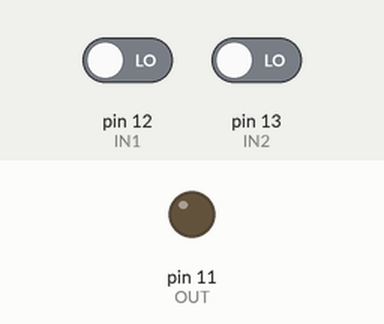
The sketch below on a simulated Arduino Uno, built with avr-gcc and run on an emulated ATmega328P. On the bench: output pins drawn as LEDs (lit = HIGH). The test bench sets the inputs (shaded band); at power-on: pin 12 (IN1) LOW, pin 13 (IN2) LOW.

Above: at 3.8 s.
3.9 s: pin 12 (IN1) driven HIGH
At 4.17 s:
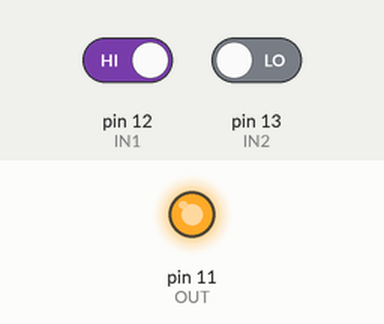
8.0 s: pin 12 (IN1) driven LOW
At 8.6 s:
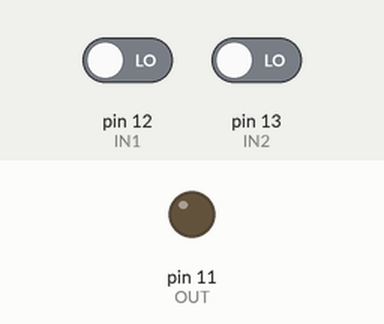
9.5 s: pin 13 (IN2) driven HIGH
At 10.12 s:
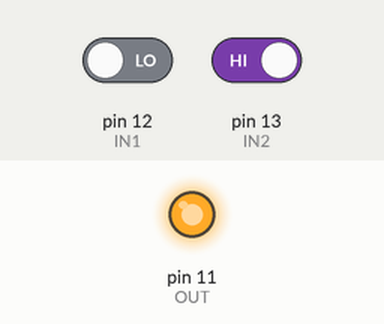
Timing chart, 0 to 19.7 s (numbered marks = the images above; inputs shaded):
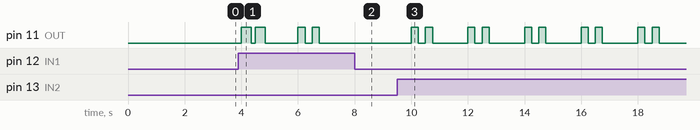

Measured:
- after the input at 3.9 s, pin 11 (OUT): LOW → HIGH after 0.10 s, → LOW 0.35 s later, → HIGH 0.15 s later, → LOW 0.35 s later, … (8 changes in this stretch)
- after the input at 8.0 s, pin 11 (OUT): stops changing and stays LOW
- after the input at 9.5 s, pin 11 (OUT): LOW → HIGH after 0.50 s, then repeats every 2.0 s: LOW 0.25 s, HIGH 0.25 s, LOW 1.3 s, HIGH 0.25 s

The sketch:

lock.ino
```cpp
// lock.ino
//
// Arduino-based lock system using two buttons and an LED indicator.
// Buttons are connected to digital pins 13 and 14.
// An LED is connected to pin 12 to indicate if the entered code is correct or incorrect.
// The correct code is defined in the CODE array before uploading the sketch.

#define OUT 11   // Output pin for LED indication
#define IN1 12   // Input pin for first button
#define IN2 13   // Input pin for second button

// Constants for array sizes
const int CODESIZE = 4;  // Number of digits in the code
const int PINSNUM = 2;   // Number of input buttons

// Predefined correct code sequence (0: IN1, 1: IN2)
const int CODE[CODESIZE] = {0, 1, 0, 0};

// Button input pins
const int PINS[PINSNUM] = {12, 13};

// Base pin number for button inputs
const int MINPIN = 12;

void setup() {
  pinMode(OUT, OUTPUT);  // Set LED pin as output
  digitalWrite(OUT, LOW); // Ensure LED is off at startup

  pinMode(IN1, INPUT);  // Set button 1 as input
  pinMode(IN2, INPUT);  // Set button 2 as input
}

void loop() {
  // Iterate through each digit of the code
  for (int i = 0; i < CODESIZE; i++) {
    while (true) {
      // Delay for the press of the button
      delay(1000);

      // Check if correct button is pressed
      int res = checkInputs(i);
      if (res == 1) {
        break;
      } else if (res == 0) {
        i = -1;  // Reset code entry on incorrect input
        break;
      }
    }
  }

  // Indicate successful code entry
  digitalWrite(OUT, HIGH);

  // Keep LED on for 10 seconds before restarting
  delay(10000);
}

// Function to check button inputs
int checkInputs(int i) {
  for (int j = 0; j < PINSNUM; j++) {
    if (digitalRead(PINS[j]) == HIGH) {  // If a button is pressed
      if (PINS[j] - MINPIN == CODE[i]) {  // Check if it matches expected code sequence
        blinkLEDRight();
        return 1;
      } else {
        blinkLEDWrong();
        return 0;
      }
    }
  }
  return 2; // No input detected
}

// Function to blink LED for incorrect input
void blinkLEDWrong() {
  for (int i = 0; i < 2; i++) {
    digitalWrite(OUT, HIGH);
    delay(250);
    digitalWrite(OUT, LOW);
    delay(250);
  }
}

// Function to blink LED for correct input
void blinkLEDRight() {
  for (int i = 0; i < 2; i++) {
    digitalWrite(OUT, HIGH);
    delay(350);
    digitalWrite(OUT, LOW);
    delay(150);
  }
}
```
